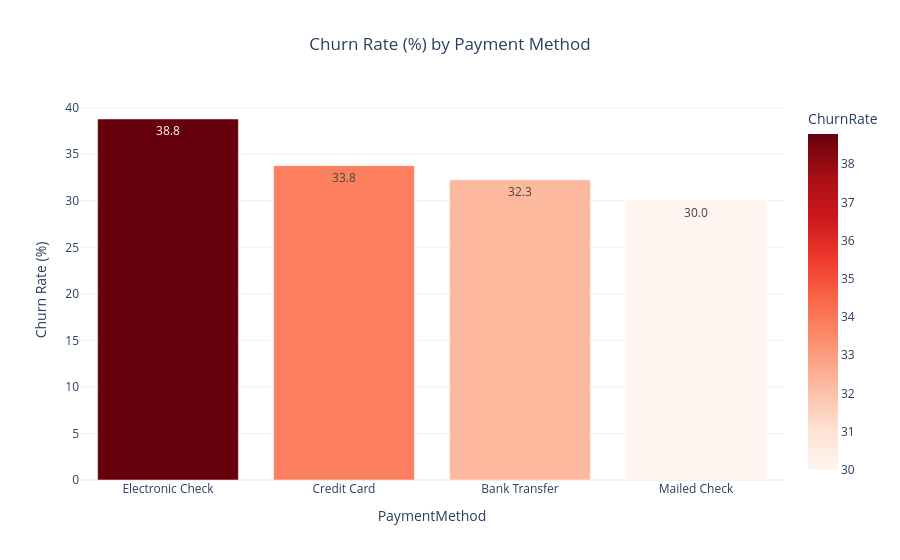

Write notebook code for a chart like this one.
### Code cell
# 4.5 Payment Method Analysis
payment_churn = pd.crosstab(df['PaymentMethod'], df['Churn'], normalize='index')['Yes'].sort_values(ascending=False) * 100

fig = px.bar(
    payment_churn.reset_index().rename(columns={'Yes':'ChurnRate'}),
    x='PaymentMethod', y='ChurnRate', color='ChurnRate', color_continuous_scale='Reds',
    title='Churn Rate (%) by Payment Method', text_auto='.1f'
)
fig.update_layout(yaxis_title='Churn Rate (%)', title_x=0.5, showlegend=False)
fig.write_image('../images/07_payment_method_vs_churn.png', scale=2)
fig.show()

### Figure 1 — Plotly figure (JSON) as saved in the notebook; plotly's stock layout.template omitted (floating-point values rounded to 4 significant figures)
{"data": [{"hovertemplate": "PaymentMethod=%{x}<br>ChurnRate=%{marker.color}<extra></extra>", "legendgroup": "", "marker": {"color": [38.79, 33.78, 32.26, 29.99], "coloraxis": "coloraxis", "pattern": {"shape": ""}}, "name": "", "orientation": "v", "showlegend": false, "textposition": "auto", "texttemplate": "%{y:.1f}", "type": "bar", "x": ["Electronic Check", "Credit Card", "Bank Transfer", "Mailed Check"], "xaxis": "x", "y": [38.79, 33.78, 32.26, 29.99], "yaxis": "y"}], "layout": {"barmode": "relative", "coloraxis": {"autocolorscale": false, "colorbar": {"title": {"text": "ChurnRate"}}, "colorscale": [[0.0, "rgb(255,245,240)"], [0.125, "rgb(254,224,210)"], [0.25, "rgb(252,187,161)"], [0.375, "rgb(252,146,114)"], [0.5, "rgb(251,106,74)"], [0.625, "rgb(239,59,44)"], [0.75, "rgb(203,24,29)"], [0.875, "rgb(165,15,21)"], [1.0, "rgb(103,0,13)"]]}, "legend": {"tracegroupgap": 0}, "showlegend": false, "title": {"text": "Churn Rate (%) by Payment Method", "x": 0.5}, "xaxis": {"anchor": "y", "domain": [0.0, 1.0], "title": {"text": "PaymentMethod"}}, "yaxis": {"anchor": "x", "domain": [0.0, 1.0], "title": {"text": "Churn Rate (%)"}}}}
